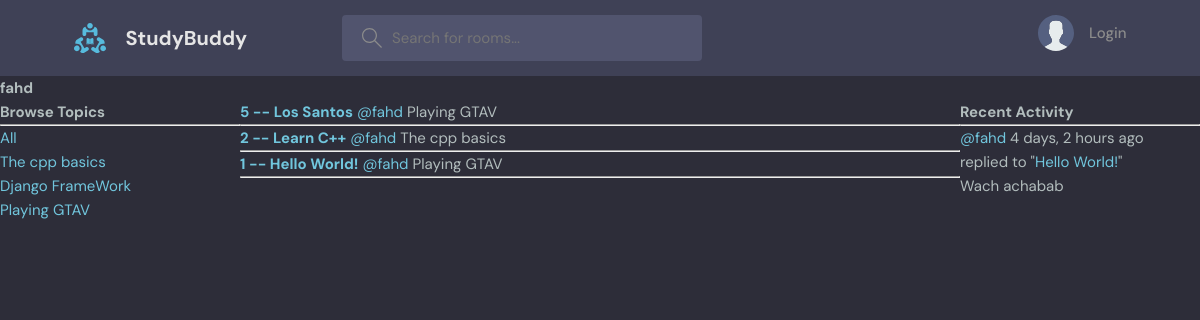
Before: /user-profile/1/ with the older database file.
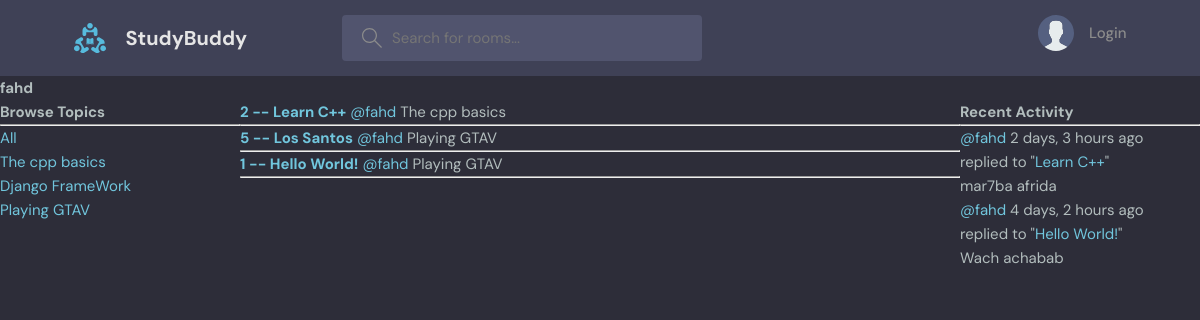
After: the same page with the newer database file.
### base/models.py (models this page shows, shortened)
class Topic(models.Model):
    name = models.CharField(max_length=200)

class Room(models.Model):
    members = models.ManyToManyField(User, related_name='members', blank=True)
    host = models.ForeignKey(User, on_delete=models.SET_NULL, null=True)
    topic = models.ForeignKey(Topic, on_delete=models.SET_NULL, null=True)
    name = models.CharField(max_length=200)
    description = models.TextField(null=True, blank=True)
    updated = models.DateTimeField(auto_now=True)
    created = models.DateTimeField(auto_now_add=True)
    def __str__(self):
        return self.name
    class Meta:
        ordering = ['-updated', '-created']

class Message(models.Model):
    user = models.ForeignKey(User ,on_delete=models.CASCADE)
    room = models.ForeignKey(Room, on_delete=models.CASCADE)
    body = models.TextField()
    updated = models.DateTimeField(auto_now=True)
    created = models.DateTimeField(auto_now_add=True)
    def __str__(self):
        r = self.body[0:40]
        if len(self.body) > 40:r+='...'
        return r
    class Meta:
        ordering = ['-updated', '-created']

### base/views.py (the view)
# urls.py: path('user-profile/<str:pk>/', views.userProfile, name='user-profile'),
def userProfile(request, pk):
    user = User.objects.get(id=pk)
    rooms = user.room_set.all()
    msgs = user.message_set.all()
    topics = Topic.objects.all()
    context = {'user':user, 'rooms':rooms, 'msgs':msgs, 'topics':topics}
    return render(request, 'base/profile.html', context)

### base/templates/base/profile.html (shortened to what this page needs)
{% include 'main.html' %}
{% block content %}
<h1>{{user.username}}</h1>
<div class="profile-container">
    <div>
        {% include 'base/topics.html' %}
    </div>
    <div>
        {% include 'base/feed.html' %}
    </div>
    <div>
        {% include 'base/activity.html' %}
    </div>
</div>
{% endblock content %}

### base/templates/base/topics.html
<h3>Browse Topics</h3>
<hr>
<div>
    <a href="{% url 'home' %}">All</a>
</div>
{% for topic in topics %}
    <div>
        <a href="{% url 'home' %}?q={{topic.name}}">{{topic.name}}</a>
    </div>
{% endfor %}

### base/templates/base/feed.html (shortened to what this page needs)
<div>
{% for room in rooms %}
    <div>
        <a href="{% url 'room' room.id %}"><h5>{{room.id}} -- {{room.name}}</h5></a>
        <a href="{% url 'user-profile' room.host.id %}">@{{room.host.username}}</a>
        <small>{{room.topic.name}}</small>
        <hr>
    </div>
{% endfor %}
</div>

### base/templates/base/activity.html
<h3>Recent Activity</h3>
<hr>
{% for msg in msgs %}
<div>
    <small><a href="{% url 'user-profile' msg.user.id %}">@{{msg.user}}</a> {{msg.created|timesince}} ago <br></small>
    <small>replied to "<a href="{% url 'room' msg.room.id %}?q={{msg.room.name}}" >{{msg.room}}</a>"</small>
    <p>{{msg}}</p>
</div>
{% endfor %}

Changed rows visible on the page:
changed Room "Learn C++": moves up the list
added Message: user "fahd", created "2 days, 3 hours", room "Learn C++", body "mar7ba afrida"
